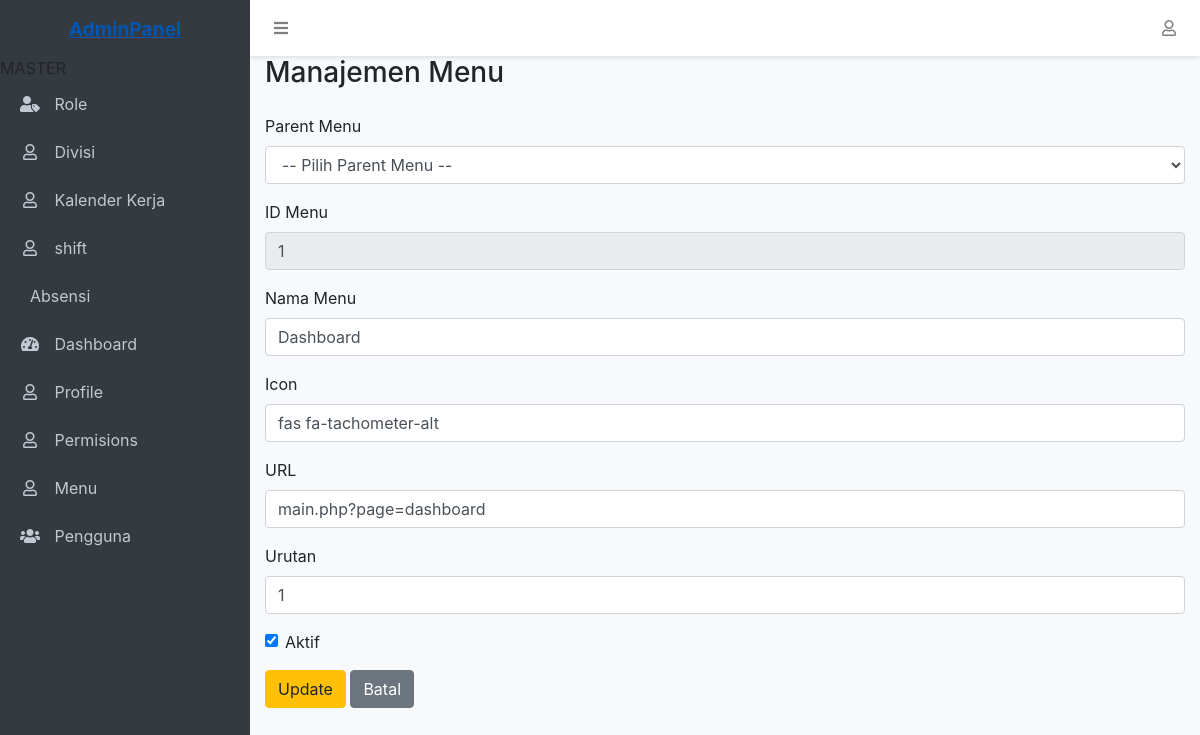
The app's page /main.php?page=menus_edit&id=1 (signed in) with its own data.
### tables this page shows
CREATE TABLE `menus` (
  `id` int(11) NOT NULL AUTO_INCREMENT,
  `parent_id` int(11) DEFAULT NULL,
  `name` varchar(50) NOT NULL,
  `icon` varchar(50) DEFAULT NULL,
  `url` varchar(100) DEFAULT NULL,
  `order` int(11) NOT NULL DEFAULT 0,
  `is_active` tinyint(1) NOT NULL DEFAULT 1,
  `created_at` timestamp NOT NULL DEFAULT current_timestamp(),
  `updated_at` timestamp NOT NULL DEFAULT current_timestamp() ON UPDATE current_timestamp(),
  PRIMARY KEY (`id`)
);

CREATE TABLE `permissions` (
  `id` int(11) NOT NULL AUTO_INCREMENT,
  `role_id` int(11) NOT NULL,
  `menu_id` int(11) NOT NULL,
  `can_view` tinyint(1) NOT NULL DEFAULT 0,
  `can_create` tinyint(1) NOT NULL DEFAULT 0,
  `can_edit` tinyint(1) NOT NULL DEFAULT 0,
  `can_delete` tinyint(1) NOT NULL DEFAULT 0,
  `created_at` timestamp NOT NULL DEFAULT current_timestamp(),
  `updated_at` timestamp NOT NULL DEFAULT current_timestamp() ON UPDATE current_timestamp(),
  PRIMARY KEY (`id`),
  UNIQUE KEY `role_menu` (`role_id`,`menu_id`)
);

### menus_edit.php (the view, shortened to what this page needs)
<?php
require 'config/database.php';
if (isset($_GET['id'])) {
    $edit_id = intval($_GET['id']);
    $query = "SELECT * FROM menus WHERE id = ?";
    $stmt = $conn->prepare($query);
    $stmt->bind_param("i", $edit_id);
    $stmt->execute();
    $edit_data = $stmt->get_result()->fetch_assoc();
}
?>
<div class="container-fluid">
    <div class="d-flex align-items-center justify-content-between mb-4">
        <h1 class="h3 mb-0 text-gray-800">Manajemen Menu</h1>
    </div>
<form action="" method="post">
    <div class="form-group">
        <label for="parent_id">Parent Menu</label>
        <select name="parent_id" id="parent_id" class="form-control">
            <option value="">-- Pilih Parent Menu --</option>
        </select>
    </div>
    <div class="form-group">
        <label for="id">ID Menu</label>
        <input type="number" name="id" id="id" class="form-control" value="<?= $edit_data['id'] ?>" readonly>
    </div>
    <div class="form-group">
        <label for="name">Nama Menu</label>
        <input type="text" name="name" id="name" class="form-control" value="<?= $edit_data['name'] ?>">
    </div>
    <div class="form-group">
        <label for="icon">Icon</label>
        <input type="text" name="icon" id="icon" class="form-control" value="<?= $edit_data['icon'] ?>">
    </div>
    <div class="form-group">
        <label for="url">URL</label>
        <input type="text" name="url" id="url" class="form-control" value="<?= $edit_data['url'] ?>">
    </div>
    <div class="form-group">
        <label for="order">Urutan</label>
        <input type="number" name="order" id="order" class="form-control" value="<?= $edit_data['order'] ?>">
    </div>
    <div class="form-group">
        <div class="form-check">
            <input type="checkbox" name="is_active" id="is_active" class="form-check-input" <?= $edit_data['is_active'] ? 'checked' : '' ?>>
            <label class="form-check-label" for="is_active">Aktif</label>
        </div>
    </div>
    <button type="submit" name="edit_menu" class="btn btn-warning">Update</button>
    <a href="?page=menus" class="btn btn-secondary">Batal</a>
</form>

### layout/sidebar.php
<aside class="sidebar">
    <div class="sidebar-container">
        <ul class="sidebar-menu">
            <?php
            $menu = buildMenu($_SESSION['user_role_id']);
            foreach ($menu as $item):
                if (empty($item['children'])): ?>
                    <li class="<?php echo $active_menu == basename($item['url'] ?? '', '.php') ? 'active' : ''; ?>">
                        <a href="<?php echo $item['url'] ?? ''; ?>">
                            <?php if (isset($item['icon'])): ?>
                                <i class="<?php echo $item['icon']; ?>"></i>
                            <?php endif; ?>
                            <span><?php echo $item['name'] ?? ''; ?></span>
                        </a>
                    </li>
                <?php else: ?>
                    <li class="menu-header"><?php echo $item['name'] ?? ''; ?></li>
                    <?php foreach ($item['children'] as $child): ?>
                        <li class="<?php echo $active_menu == basename($child['url'] ?? '', '.php') ? 'active' : ''; ?>">
                            <a href="<?php echo $child['url'] ?? ''; ?>">
                                <?php if (isset($child['icon'])): ?>
                                    <i class="<?php echo $child['icon']; ?>"></i>
                                <?php endif; ?>
                                <span><?php echo $child['name'] ?? ''; ?></span>
                            </a>
                        </li>
                    <?php endforeach; ?>
                <?php endif; ?>
            <?php endforeach; ?>
        </ul>
    </div>
</aside>

### layout/header.php (style rules this page uses)
:root { --sidebar-width: 250px; --header-height: 56px; }
body { padding-top: var(--header-height); padding-left: var(--sidebar-width); background-color: #f8f9fa; min-height: 100vh; }
.sidebar { position: fixed; top: 0; left: 0; height: 100vh; width: var(--sidebar-width); background-color: #343a40; padding-top: var(--header-height); z-index: 1000; transition: all 0.3s; }
.sidebar-menu { list-style: none; padding: 0; }
.sidebar-menu li a { display: block; padding: 12px 20px; color: #c2c7d0; text-decoration: none; transition: all 0.3s; }
.sidebar-menu li a i { margin-right: 10px; width: 20px; text-align: center; }

### records on screen
menus: id "1", name "Dashboard", icon "fas fa-tachometer-alt", url "main.php?page=dashboard", order "1", is_active "☑"
permissions: menu.name "MASTER"
permissions: menu.name "Role"
permissions: menu.name "Divisi"
permissions: menu.name "Kalender Kerja"
permissions: menu.name "shift"
permissions: menu.name "Absensi"
permissions: menu.name "Profile"
permissions: menu.name "Permisions"
permissions: menu.name "Menu"
permissions: menu.name "Pengguna"

### other values on screen
$item['name'] "Dashboard"
